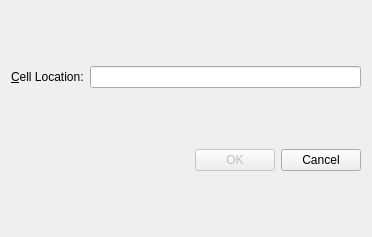
<?xml version="1.0" encoding="UTF-8"?>
<ui version="4.0">
 <class>GoToCellDialog</class>
 <widget class="QWidget" name="GoToCellDialog">
  <property name="geometry">
   <rect>
    <x>0</x>
    <y>0</y>
    <width>372</width>
    <height>237</height>
   </rect>
  </property>
  <property name="windowTitle">
   <string>Go to Cell</string>
  </property>
  <layout class="QVBoxLayout">
   <item>
    <layout class="QHBoxLayout">
     <item>
      <widget class="QLabel" name="label">
       <property name="text">
        <string>&amp;Cell Location:</string>
       </property>
       <property name="buddy">
        <cstring>lineEdit</cstring>
       </property>
      </widget>
     </item>
     <item>
      <widget class="QLineEdit" name="lineEdit"/>
     </item>
    </layout>
   </item>
   <item>
    <layout class="QHBoxLayout">
     <item>
      <spacer>
       <property name="orientation">
        <enum>Qt::Horizontal</enum>
       </property>
       <property name="sizeHint" stdset="0">
        <size>
         <width>40</width>
         <height>20</height>
        </size>
       </property>
      </spacer>
     </item>
     <item>
      <widget class="QPushButton" name="okButton">
       <property name="enabled">
        <bool>false</bool>
       </property>
       <property name="text">
        <string>OK</string>
       </property>
       <property name="default">
        <bool>true</bool>
       </property>
      </widget>
     </item>
     <item>
      <widget class="QPushButton" name="cancelButton">
       <property name="text">
        <string>Cancel</string>
       </property>
      </widget>
     </item>
    </layout>
   </item>
  </layout>
 </widget>
 <tabstops>
  <tabstop>lineEdit</tabstop>
  <tabstop>okButton</tabstop>
  <tabstop>cancelButton</tabstop>
 </tabstops>
 <resources/>
 <connections/>
</ui>
